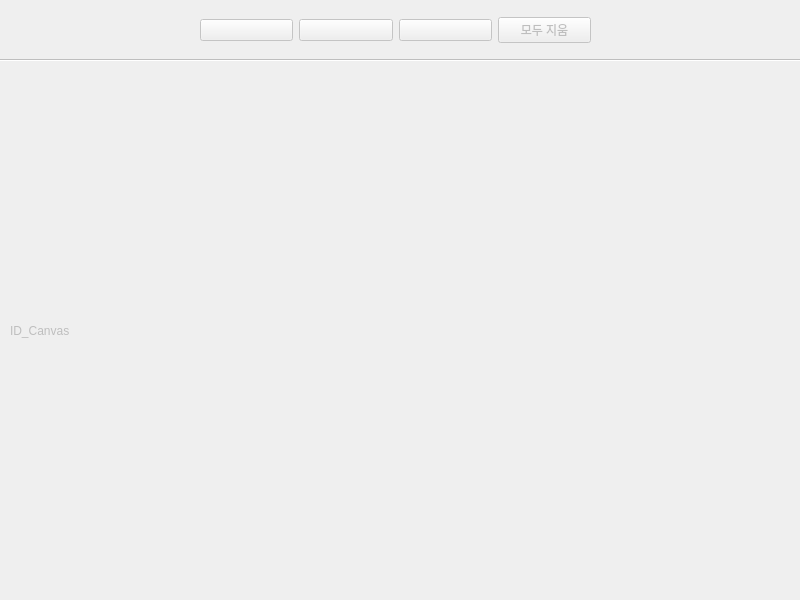
<?xml version="1.0" encoding="UTF-8"?>
<ui version="4.0">
 <class>Painterbrush</class>
 <widget class="QDialog" name="PYQTPainterbrush">
  <property name="enabled">
   <bool>false</bool>
  </property>
  <property name="geometry">
   <rect>
    <x>0</x>
    <y>0</y>
    <width>800</width>
    <height>600</height>
   </rect>
  </property>
  <property name="windowTitle">
   <string>Dialog</string>
  </property>
  <widget class="QLabel" name="lb_canvas">
   <property name="geometry">
    <rect>
     <x>10</x>
     <y>70</y>
     <width>781</width>
     <height>521</height>
    </rect>
   </property>
   <property name="mouseTracking">
    <bool>true</bool>
   </property>
   <property name="text">
    <string>ID_Canvas</string>
   </property>
  </widget>
  <widget class="QWidget" name="horizontalLayoutWidget">
   <property name="geometry">
    <rect>
     <x>200</x>
     <y>0</y>
     <width>391</width>
     <height>61</height>
    </rect>
   </property>
   <layout class="QHBoxLayout" name="horizontalLayout">
    <item>
     <widget class="QPushButton" name="btn_black">
      <property name="cursor">
       <cursorShape>PointingHandCursor</cursorShape>
      </property>
      <property name="text">
       <string/>
      </property>
     </widget>
    </item>
    <item>
     <widget class="QPushButton" name="btn_red">
      <property name="cursor">
       <cursorShape>PointingHandCursor</cursorShape>
      </property>
      <property name="text">
       <string/>
      </property>
     </widget>
    </item>
    <item>
     <widget class="QPushButton" name="btn_blue">
      <property name="cursor">
       <cursorShape>PointingHandCursor</cursorShape>
      </property>
      <property name="text">
       <string/>
      </property>
     </widget>
    </item>
    <item>
     <widget class="QPushButton" name="btn_clear">
      <property name="cursor">
       <cursorShape>PointingHandCursor</cursorShape>
      </property>
      <property name="text">
       <string>모두 지움</string>
      </property>
     </widget>
    </item>
   </layout>
  </widget>
  <widget class="Line" name="line">
   <property name="geometry">
    <rect>
     <x>0</x>
     <y>50</y>
     <width>801</width>
     <height>20</height>
    </rect>
   </property>
   <property name="orientation">
    <enum>Qt::Horizontal</enum>
   </property>
  </widget>
 </widget>
 <resources/>
 <connections/>
</ui>
